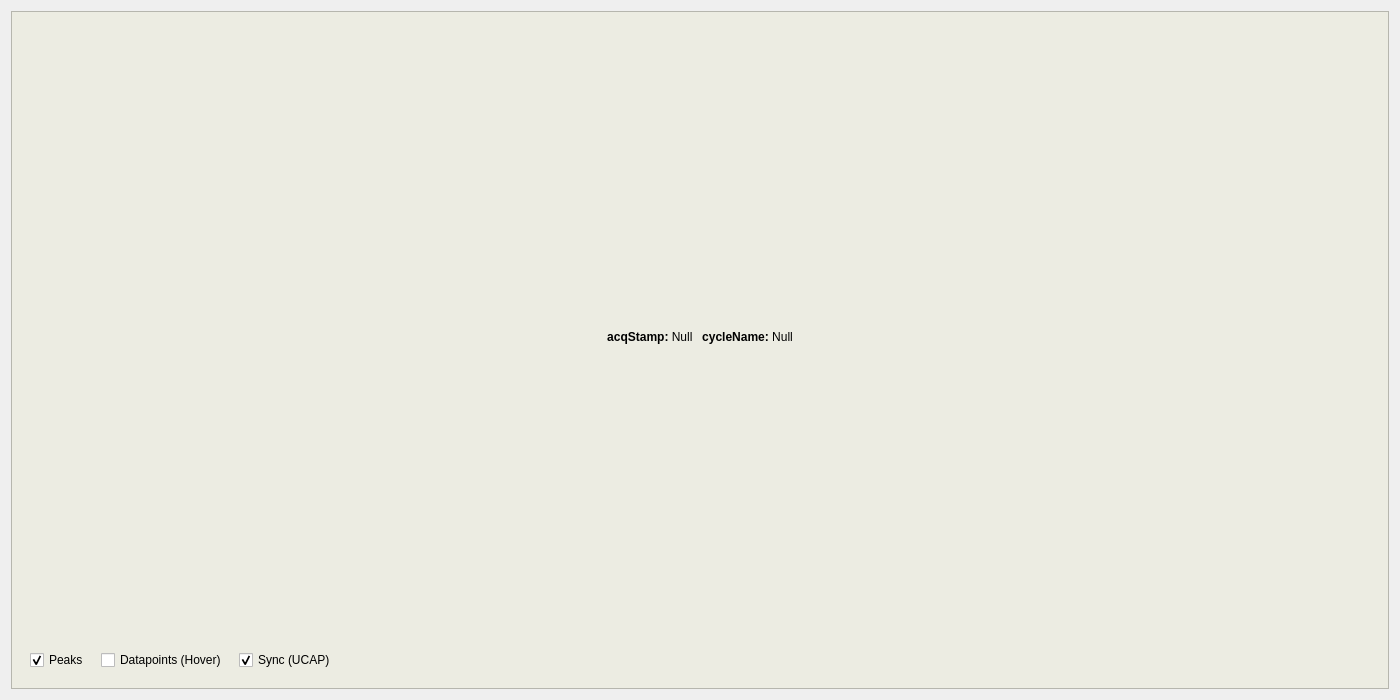
<?xml version="1.0" encoding="UTF-8"?>
<ui version="4.0">
 <class>Form</class>
 <widget class="QWidget" name="Form">
  <property name="geometry">
   <rect>
    <x>0</x>
    <y>0</y>
    <width>1400</width>
    <height>700</height>
   </rect>
  </property>
  <property name="minimumSize">
   <size>
    <width>1400</width>
    <height>700</height>
   </size>
  </property>
  <property name="windowTitle">
   <string>Form</string>
  </property>
  <layout class="QVBoxLayout" name="verticalLayout">
   <property name="spacing">
    <number>0</number>
   </property>
   <item>
    <widget class="QFrame" name="frame">
     <property name="styleSheet">
      <string notr="true">QFrame{
	background-color: rgb(236, 236, 226);
}</string>
     </property>
     <property name="frameShape">
      <enum>QFrame::StyledPanel</enum>
     </property>
     <property name="frameShadow">
      <enum>QFrame::Raised</enum>
     </property>
     <layout class="QVBoxLayout" name="verticalLayout_2">
      <item>
       <widget class="CContextFrame" name="CContextFrame_CaptureTab_rawBuf1_FFT">
        <layout class="QVBoxLayout" name="verticalLayout_Capture_FFT">
         <item>
          <widget class="CContextFrame" name="CContextFrame_Stamps">
           <layout class="QHBoxLayout" name="horizontalLayout_3">
            <item>
             <spacer name="horizontalSpacer_stamps_0">
              <property name="orientation">
               <enum>Qt::Horizontal</enum>
              </property>
              <property name="sizeHint" stdset="0">
               <size>
                <width>557</width>
                <height>20</height>
               </size>
              </property>
             </spacer>
            </item>
            <item>
             <widget class="CLabel" name="CLabel_acqStamp_Capture">
              <property name="text">
               <string>&lt;b&gt;acqStamp:&lt;/b&gt; Null  </string>
              </property>
              <property name="textFormat">
               <enum>Qt::RichText</enum>
              </property>
              <property name="alignment">
               <set>Qt::AlignCenter</set>
              </property>
             </widget>
            </item>
            <item>
             <widget class="CLabel" name="CLabel_cycleName_Capture">
              <property name="text">
               <string>&lt;b&gt;cycleName:&lt;/b&gt; Null</string>
              </property>
              <property name="textFormat">
               <enum>Qt::RichText</enum>
              </property>
              <property name="alignment">
               <set>Qt::AlignCenter</set>
              </property>
             </widget>
            </item>
            <item>
             <spacer name="horizontalSpacer_stamps_1">
              <property name="orientation">
               <enum>Qt::Horizontal</enum>
              </property>
              <property name="sizeHint" stdset="0">
               <size>
                <width>557</width>
                <height>20</height>
               </size>
              </property>
             </spacer>
            </item>
           </layout>
          </widget>
         </item>
         <item>
          <layout class="QHBoxLayout" name="horizontalLayout">
           <property name="spacing">
            <number>12</number>
           </property>
           <item>
            <widget class="QCheckBox" name="checkBox_one">
             <property name="styleSheet">
              <string notr="true"/>
             </property>
             <property name="text">
              <string>Peaks</string>
             </property>
             <property name="checked">
              <bool>true</bool>
             </property>
            </widget>
           </item>
           <item>
            <widget class="QCheckBox" name="checkBox_hover">
             <property name="styleSheet">
              <string notr="true"/>
             </property>
             <property name="text">
              <string>Datapoints (Hover)</string>
             </property>
            </widget>
           </item>
           <item>
            <widget class="QCheckBox" name="checkBox_sync_main">
             <property name="styleSheet">
              <string notr="true"/>
             </property>
             <property name="text">
              <string>Sync (UCAP)</string>
             </property>
             <property name="checked">
              <bool>true</bool>
             </property>
            </widget>
           </item>
           <item>
            <spacer name="horizontalSpacer">
             <property name="orientation">
              <enum>Qt::Horizontal</enum>
             </property>
             <property name="sizeHint" stdset="0">
              <size>
               <width>40</width>
               <height>20</height>
              </size>
             </property>
            </spacer>
           </item>
          </layout>
         </item>
        </layout>
       </widget>
      </item>
      <item>
       <layout class="QHBoxLayout" name="horizontalLayout_CValueAggregators">
        <property name="spacing">
         <number>0</number>
        </property>
       </layout>
      </item>
     </layout>
    </widget>
   </item>
  </layout>
 </widget>
 <customwidgets>
  <customwidget>
   <class>PyDMLabel</class>
   <extends>QLabel</extends>
   <header>pydm.widgets.label</header>
  </customwidget>
  <customwidget>
   <class>CContextFrame</class>
   <extends>QFrame</extends>
   <header>comrad.widgets.containers</header>
   <container>1</container>
  </customwidget>
  <customwidget>
   <class>CLabel</class>
   <extends>PyDMLabel</extends>
   <header>comrad.widgets.indicators</header>
  </customwidget>
 </customwidgets>
 <resources/>
 <connections/>
</ui>
